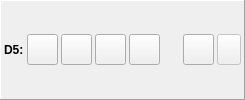
     <widget class="QFrame" name="horizontalFrame_5">
      <property name="sizePolicy">
       <sizepolicy hsizetype="Expanding" vsizetype="Fixed">
        <horstretch>0</horstretch>
        <verstretch>0</verstretch>
       </sizepolicy>
      </property>
      <property name="contextMenuPolicy">
       <enum>Qt::ActionsContextMenu</enum>
      </property>
      <property name="autoFillBackground">
       <bool>false</bool>
      </property>
      <property name="frameShape">
       <enum>QFrame::Panel</enum>
      </property>
      <property name="frameShadow">
       <enum>QFrame::Raised</enum>
      </property>
      <layout class="QHBoxLayout" name="horizontalLayout_5">
       <property name="spacing">
        <number>3</number>
       </property>
       <property name="margin">
        <number>3</number>
       </property>
       <item>
        <widget class="QLabel" name="label_13">
         <property name="sizePolicy">
          <sizepolicy hsizetype="Fixed" vsizetype="Fixed">
           <horstretch>0</horstretch>
           <verstretch>0</verstretch>
          </sizepolicy>
         </property>
         <property name="font">
          <font>
           <weight>75</weight>
           <bold>true</bold>
          </font>
         </property>
         <property name="text">
          <string>D5:</string>
         </property>
         <property name="margin">
          <number>5</number>
         </property>
        </widget>
       </item>
       <item>
        <widget class="QToolButton" name="buttonMountDisk_5">
         <property name="minimumSize">
          <size>
           <width>31</width>
           <height>31</height>
          </size>
         </property>
         <property name="maximumSize">
          <size>
           <width>31</width>
           <height>31</height>
          </size>
         </property>
        </widget>
       </item>
       <item>
        <widget class="QToolButton" name="buttonMountFolder_5">
         <property name="minimumSize">
          <size>
           <width>31</width>
           <height>31</height>
          </size>
         </property>
         <property name="maximumSize">
          <size>
           <width>31</width>
           <height>31</height>
          </size>
         </property>
        </widget>
       </item>
       <item>
        <widget class="QToolButton" name="buttonEject_5">
         <property name="minimumSize">
          <size>
           <width>31</width>
           <height>31</height>
          </size>
         </property>
         <property name="maximumSize">
          <size>
           <width>31</width>
           <height>31</height>
          </size>
         </property>
        </widget>
       </item>
       <item>
        <widget class="QToolButton" name="buttonEditDisk_5">
         <property name="minimumSize">
          <size>
           <width>31</width>
           <height>31</height>
          </size>
         </property>
         <property name="maximumSize">
          <size>
           <width>31</width>
           <height>31</height>
          </size>
         </property>
         <property name="checkable">
          <bool>false</bool>
         </property>
        </widget>
       </item>
       <item>
        <layout class="QVBoxLayout" name="verticalLayout_5">
         <property name="spacing">
          <number>0</number>
         </property>
         <property name="leftMargin">
          <number>5</number>
         </property>
         <property name="rightMargin">
          <number>5</number>
         </property>
         <item>
          <widget class="QLabel" name="labelFileName_5">
           <property name="sizePolicy">
            <sizepolicy hsizetype="Ignored" vsizetype="Fixed">
             <horstretch>0</horstretch>
             <verstretch>0</verstretch>
            </sizepolicy>
           </property>
           <property name="autoFillBackground">
            <bool>false</bool>
           </property>
           <property name="text">
            <string/>
           </property>
           <property name="textFormat">
            <enum>Qt::PlainText</enum>
           </property>
           <property name="wordWrap">
            <bool>false</bool>
           </property>
          </widget>
         </item>
         <item>
          <widget class="QLabel" name="labelImageProperties_5">
           <property name="sizePolicy">
            <sizepolicy hsizetype="Preferred" vsizetype="Fixed">
             <horstretch>0</horstretch>
             <verstretch>0</verstretch>
            </sizepolicy>
           </property>
           <property name="palette">
            <palette>
             <active>
              <colorrole role="WindowText">
               <brush brushstyle="SolidPattern">
                <color alpha="255">
                 <red>128</red>
                 <green>128</green>
                 <blue>128</blue>
                </color>
               </brush>
              </colorrole>
              <colorrole role="Mid">
               <brush brushstyle="SolidPattern">
                <color alpha="255">
                 <red>157</red>
                 <green>155</green>
                 <blue>144</blue>
                </color>
               </brush>
              </colorrole>
             </active>
             <inactive>
              <colorrole role="WindowText">
               <brush brushstyle="SolidPattern">
                <color alpha="255">
                 <red>128</red>
                 <green>128</green>
                 <blue>128</blue>
                </color>
               </brush>
              </colorrole>
              <colorrole role="Mid">
               <brush brushstyle="SolidPattern">
                <color alpha="255">
                 <red>157</red>
                 <green>155</green>
                 <blue>144</blue>
                </color>
               </brush>
              </colorrole>
             </inactive>
             <disabled>
              <colorrole role="WindowText">
               <brush brushstyle="SolidPattern">
                <color alpha="255">
                 <red>118</red>
                 <green>116</green>
                 <blue>108</blue>
                </color>
               </brush>
              </colorrole>
              <colorrole role="Mid">
               <brush brushstyle="SolidPattern">
                <color alpha="255">
                 <red>157</red>
                 <green>155</green>
                 <blue>144</blue>
                </color>
               </brush>
              </colorrole>
             </disabled>
            </palette>
           </property>
           <property name="textFormat">
            <enum>Qt::PlainText</enum>
           </property>
           <property name="alignment">
            <set>Qt::AlignRight|Qt::AlignTrailing|Qt::AlignVCenter</set>
           </property>
           <property name="wordWrap">
            <bool>false</bool>
           </property>
          </widget>
         </item>
        </layout>
       </item>
       <item>
        <widget class="QToolButton" name="buttonSave_5">
         <property name="minimumSize">
          <size>
           <width>31</width>
           <height>31</height>
          </size>
         </property>
         <property name="maximumSize">
          <size>
           <width>31</width>
           <height>31</height>
          </size>
         </property>
         <property name="checkable">
          <bool>true</bool>
         </property>
        </widget>
       </item>
       <item>
        <widget class="QToolButton" name="autoSave_5">
         <property name="enabled">
          <bool>false</bool>
         </property>
         <property name="maximumSize">
          <size>
           <width>31</width>
           <height>31</height>
          </size>
         </property>
         <property name="text">
          <string/>
         </property>
         <property name="checkable">
          <bool>false</bool>
         </property>
        </widget>
       </item>
      </layout>
     </widget>
